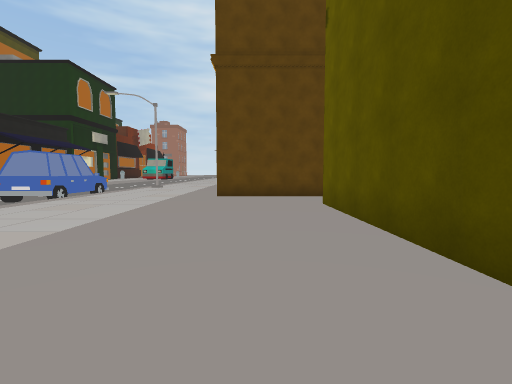
view 1 (above)

24 first-person views from a walk through a Unity game level. The camera is 1.5 m above the floor, tilts 4° down and sees 85° across. The floor is counted in squares, 2 m on a side. Each view is taken from the middle of a square. On the plan, view 1 faces up. The plan holds only what a view shows up to about 10 squares ahead; the rest is blank. The place goes on beyond the plan. Some animated figures are left out. Some surface patterns are stand-ins.

view 2
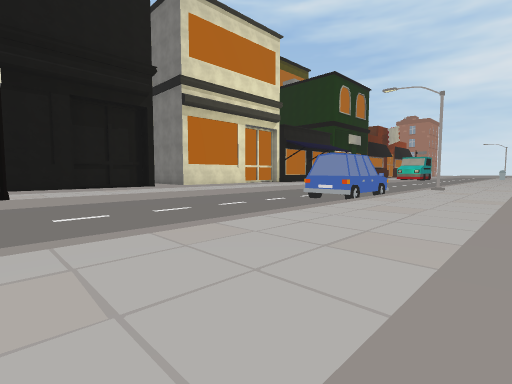

view 3
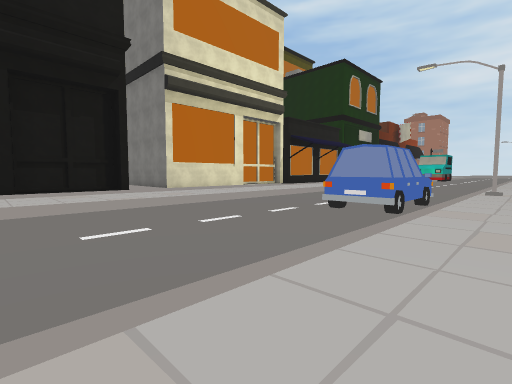

view 4
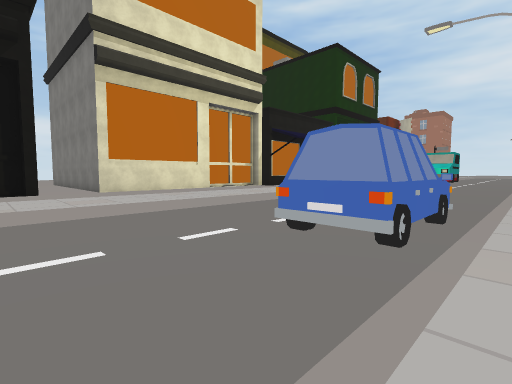

view 5
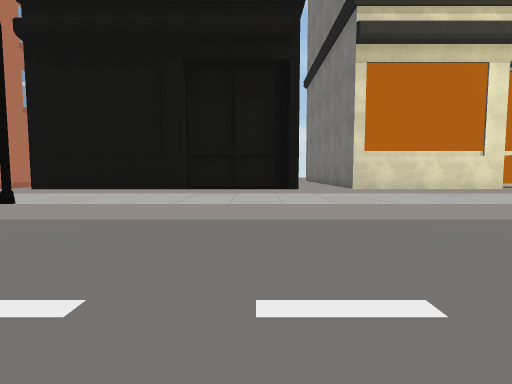

view 6
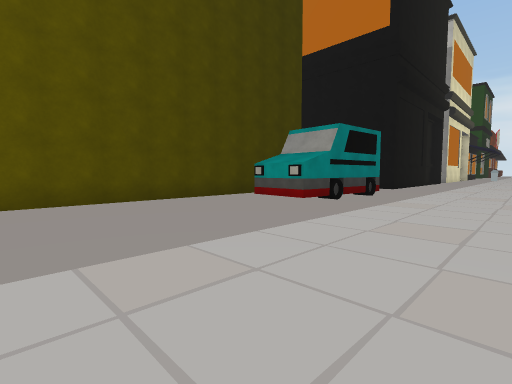

view 7
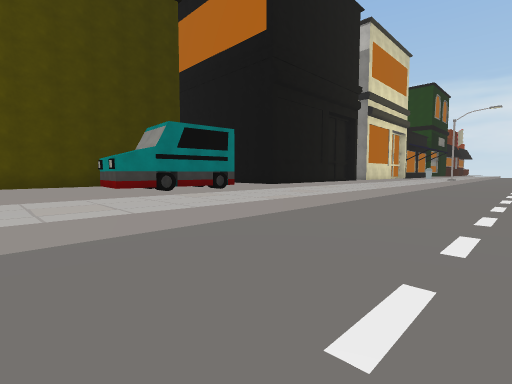

view 8
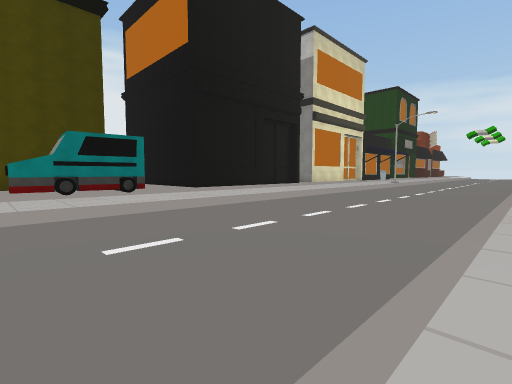

view 9
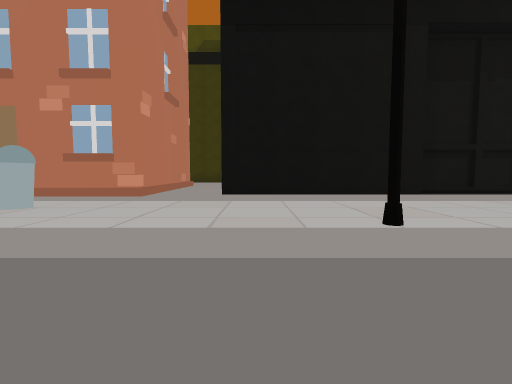

view 10
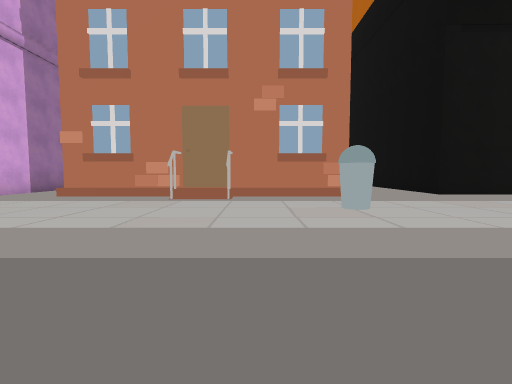

view 11
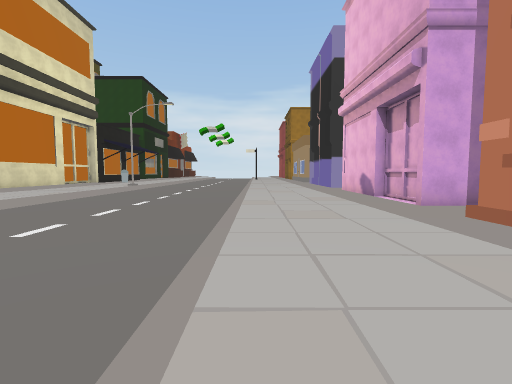

view 12
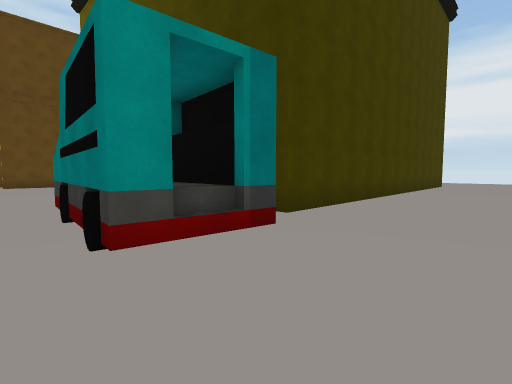

view 13
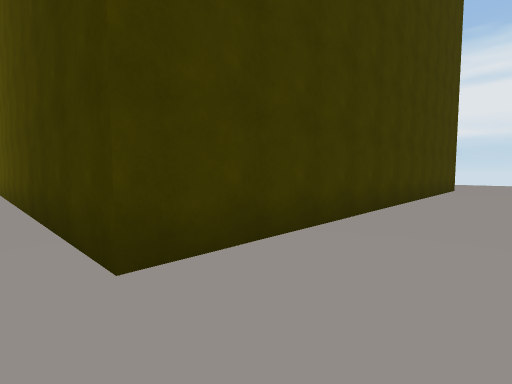

view 14
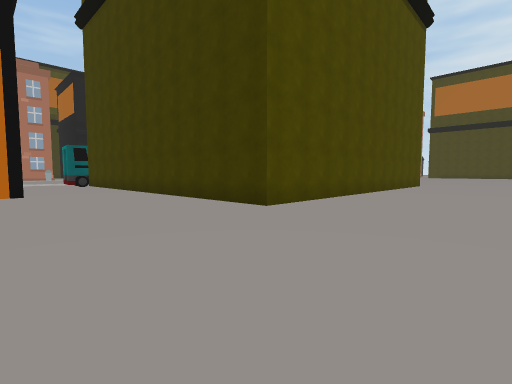

view 15
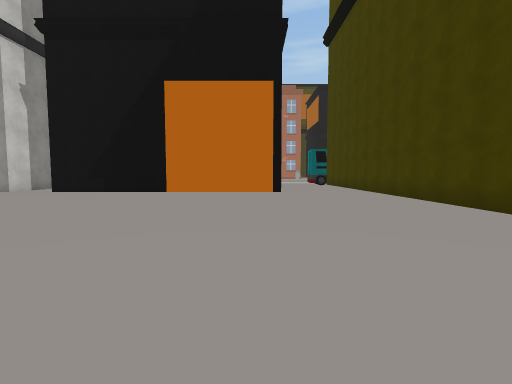

view 16
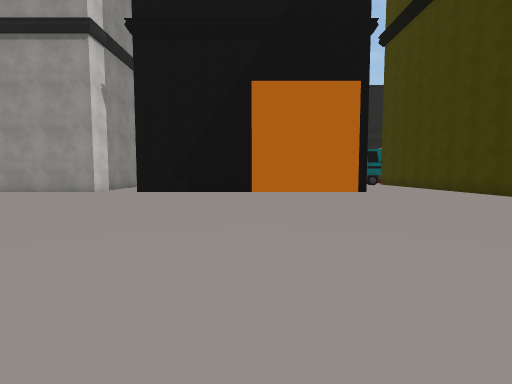

view 17
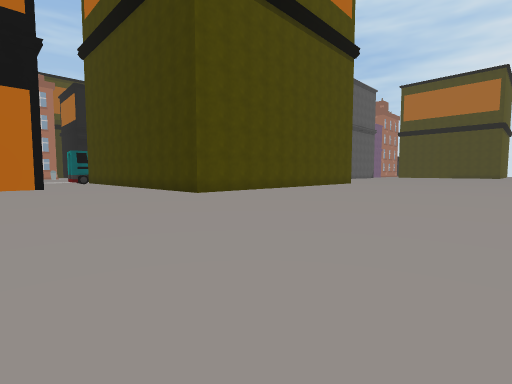

view 18
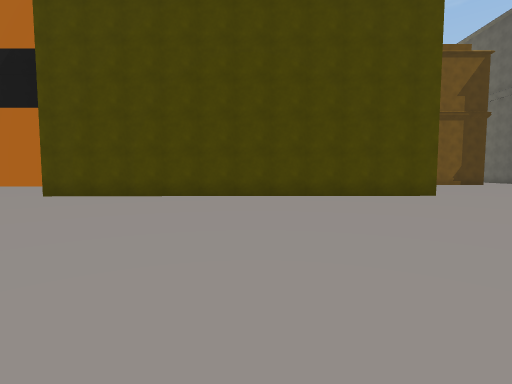

view 19
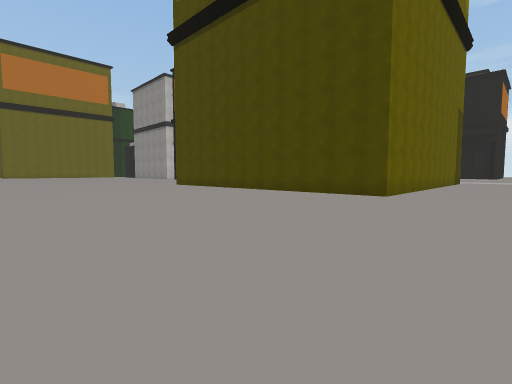

view 20
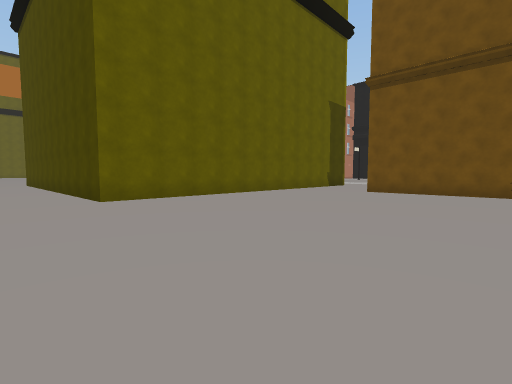

view 21
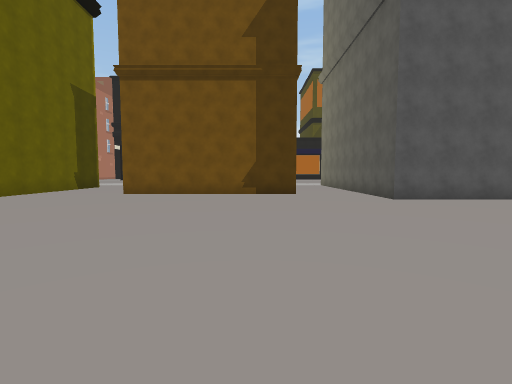

view 22
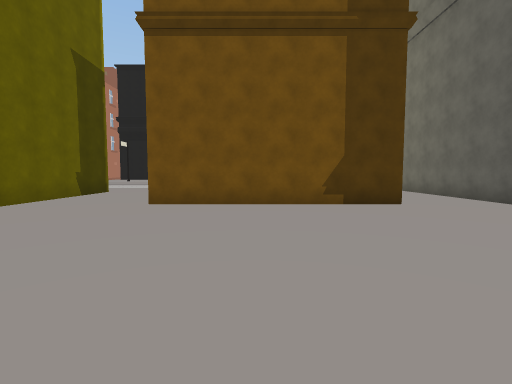

view 23
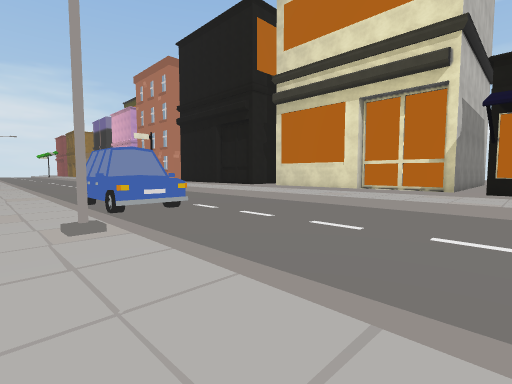

view 24
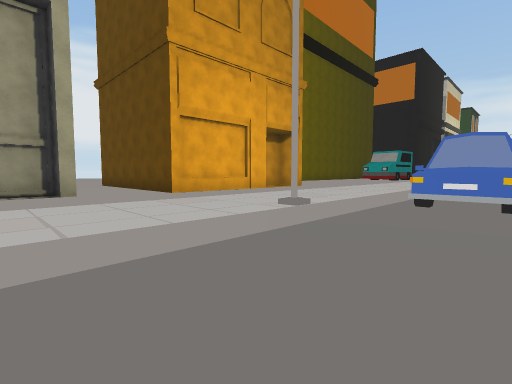

### Floor plan
Key: @ floor where view 1 was taken; # wall or solid block; . main floor; - floor 0.25 m lower than the main floor; / step, stairs or slope; ^ raised ledge; C car; O other object.
Columns run from 18 left of view 1 to 21 right of it. Each row starts with its distance up from view 1.
 18      ..------..../#      #..
 17   #....------....#########...
 16   #....------.................
 15    ....------..................
 14     ...------#...######.........
 13   #  ..------....#    #...........
 12   #.   ------....#    #...........
 11   #....---CCC....#    #...........
 10   #....---C C....     #...........
  9   #....---C#C....######.................
  8  ##....------...........................
  7  ......------...........................
  6   #....------.......############........
  5   #....------.......#          #........
  4   #....------.......#          #........
  3   #....------.......#          #........
  2   #....------.......#          #........
  1   #....------.......#          #........
  0   #...#------.....@.#          #........
 -1 ###....------.......#          #........
 -2 .......------....####          #........
 -3 .......------....####          #........
 -4 ###....------....##.#          #........
 -5   O..#.------....#^.############........
 -6   #....------...........................
 -7   #O...------...........................
 -8   #O...------....        #..............
 -9   O....------..          #..............
-10   #....------            #..............
-11   .....-----             #.........
-12  ......------            #..........
-13 ###....------            #.........
-14   #....------.           #........
-15   #....------..          #.......
-16   #....------..          #......
-17                          ......
-18                          #....

Positions as (right, up) in squares from view 1, and headings:
1: (0, 0), facing up
2: (-2, 0), facing up-left
3: (-4, 2), facing up-left
4: (-5, 5), facing up-left
5: (-7, 5), facing left
6: (-5, 4), facing down-right
7: (-9, 1), facing down-right
8: (-12, -1), facing down-right
9: (-9, -1), facing left
10: (-9, -6), facing left
11: (-12, -6), facing down
12: (-2, -8), facing up-right
13: (1, -7), facing up-right
14: (17, -9), facing up-left
15: (17, -9), facing left
16: (17, -12), facing left
17: (21, -10), facing up-left
18: (21, 1), facing left
19: (21, 9), facing down-left
20: (15, 13), facing down-left
21: (14, 13), facing left
22: (11, 11), facing left
23: (-4, 18), facing down-left
24: (-8, 18), facing down-right
